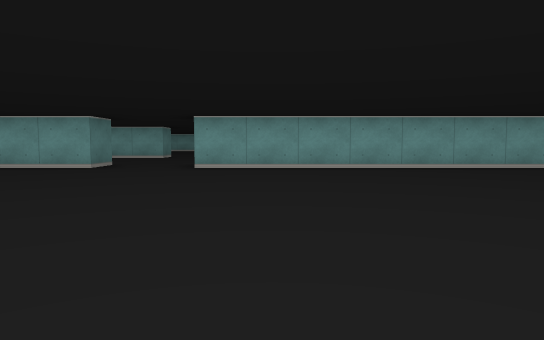
View 1 (above)

16 first-person views from a walk through a cub3D maze. The camera is about half as high as the walls, tilts 4° down and sees 70° across. The floor is counted in squares. Each view is taken from the middle of a square. On the plan, view 1 faces up. The plan holds only what a view shows up to about 9 squares ahead; the rest is blank.

View 2
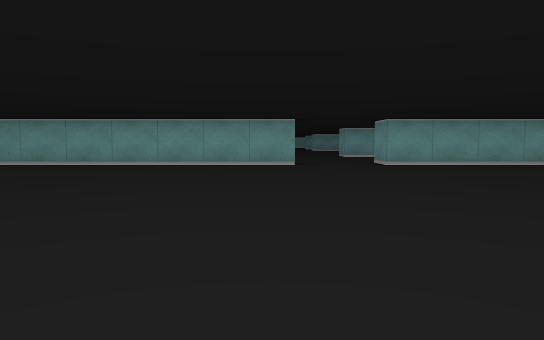

View 3
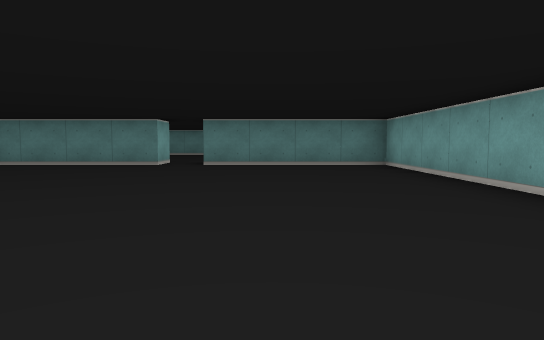

View 4
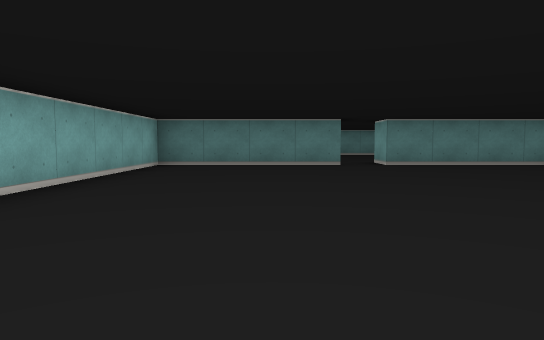

View 5
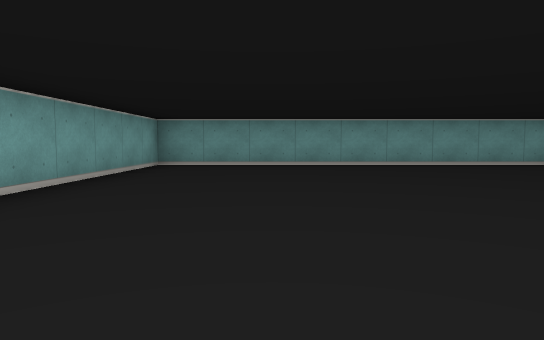

View 6
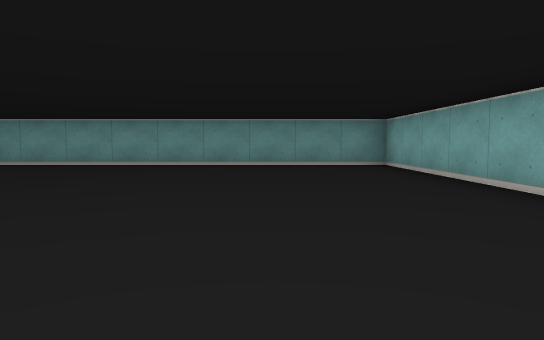

View 7
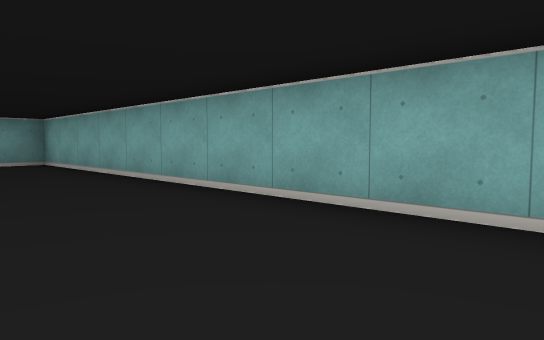

View 8
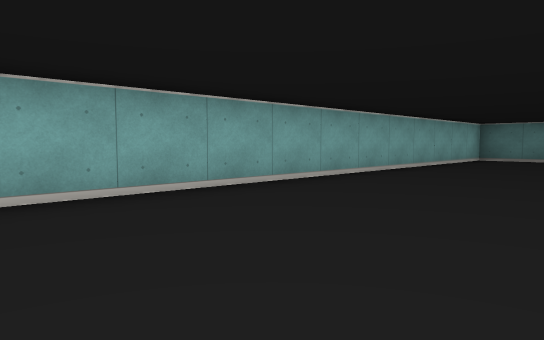

View 9
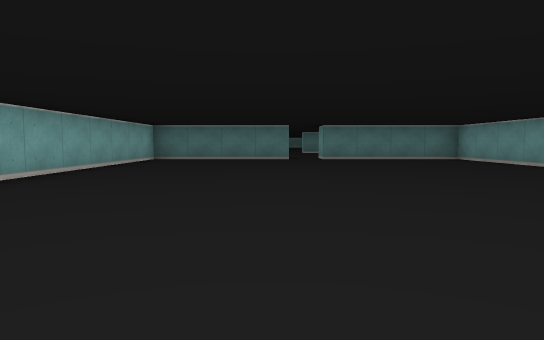

View 10
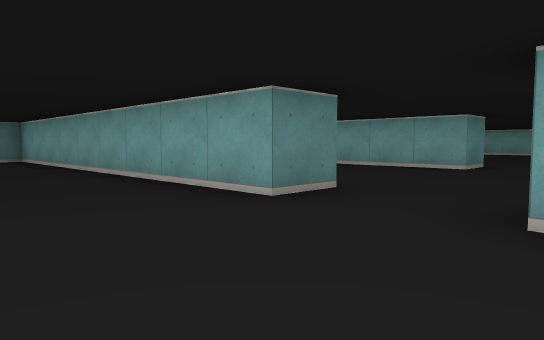

View 11
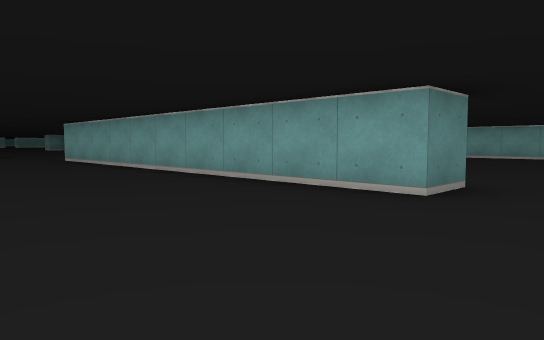

View 12
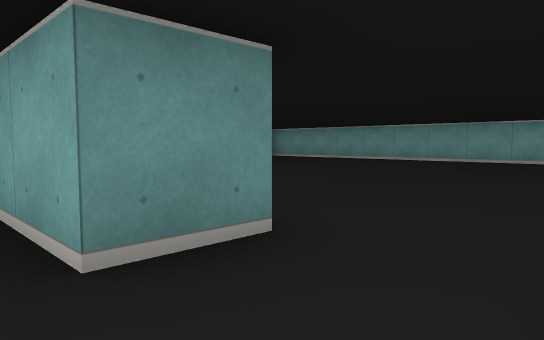

View 13
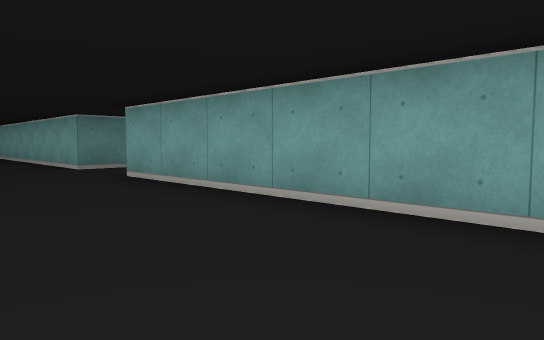

View 14
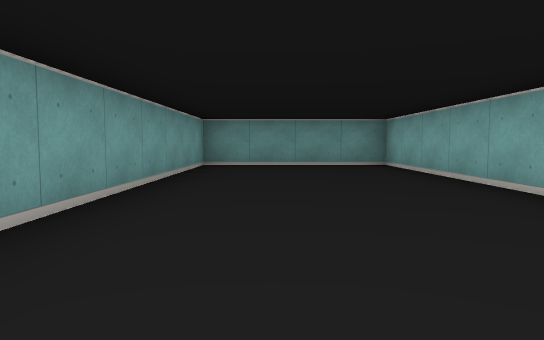

View 15
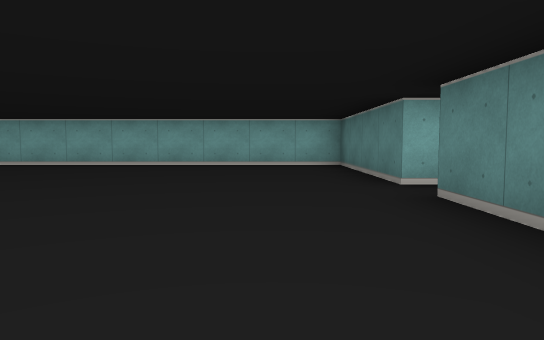

View 16
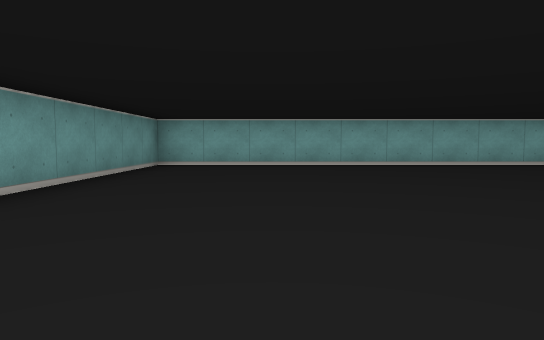

### Floor plan
Points are (right, up) in squares from view 1. A wall is a line through its corners. A room is listed if a view was taken in it or the views show most of it. See-through windows are left out.
Room 1 (views 1, 2, 3, 4, 5, 6, 7, 8, 9, 10, 15, 16)
walls: (-3.5, 8.5) (-3.5, 7.5) (-12.5, 7.5) (-12.5, 3.5) (-13.1, 3.5); (-13, 2.5) (-12.5, 2.5) (-12.5, -1.5) (7.5, -1.5) (7.5, 7.5) (-1.5, 7.5) (-1.5, 8.1)
ways out: opening at (-13, 3) to room 2; opening at (-2.5, 8) to room 2
Room 2 (views 11, 12, 13, 14)
walls: (-3.5, 13.6) (-3.5, 12.5) (-11.4, 12.5); (3.5, 8.5) (8.5, 8.5) (8.5, 12.5) (-1.5, 12.5)
ways out: opening at (-13, 3) to room 1; opening at (-2.5, 8) to room 1; opening at (-2.5, 13)

Where each view was taken, in squares from view 1:
view 1: 0 up, 0 right, facing up
view 2: 1 down, 4 left, facing up
view 3: 5 up, 4 left, facing left
view 4: 1 up, 4 left, facing left
view 5: 5 up, 1 left, facing right
view 6: 1 up, 1 left, facing right
view 7: 1 up, 2 left, facing down-right
view 8: 2 up, 1 left, facing down-left
view 9: 2 up, 1 left, facing left
view 10: 5 up, 1 left, facing up-left
view 11: 9 up, 2 left, facing up-left
view 12: 12 up, 2 left, facing up-left
view 13: 10 up, 4 right, facing up-left
view 14: 11 up, 0 right, facing right
view 15: 7 up, 11 left, facing down
view 16: 7 up, 5 right, facing down
